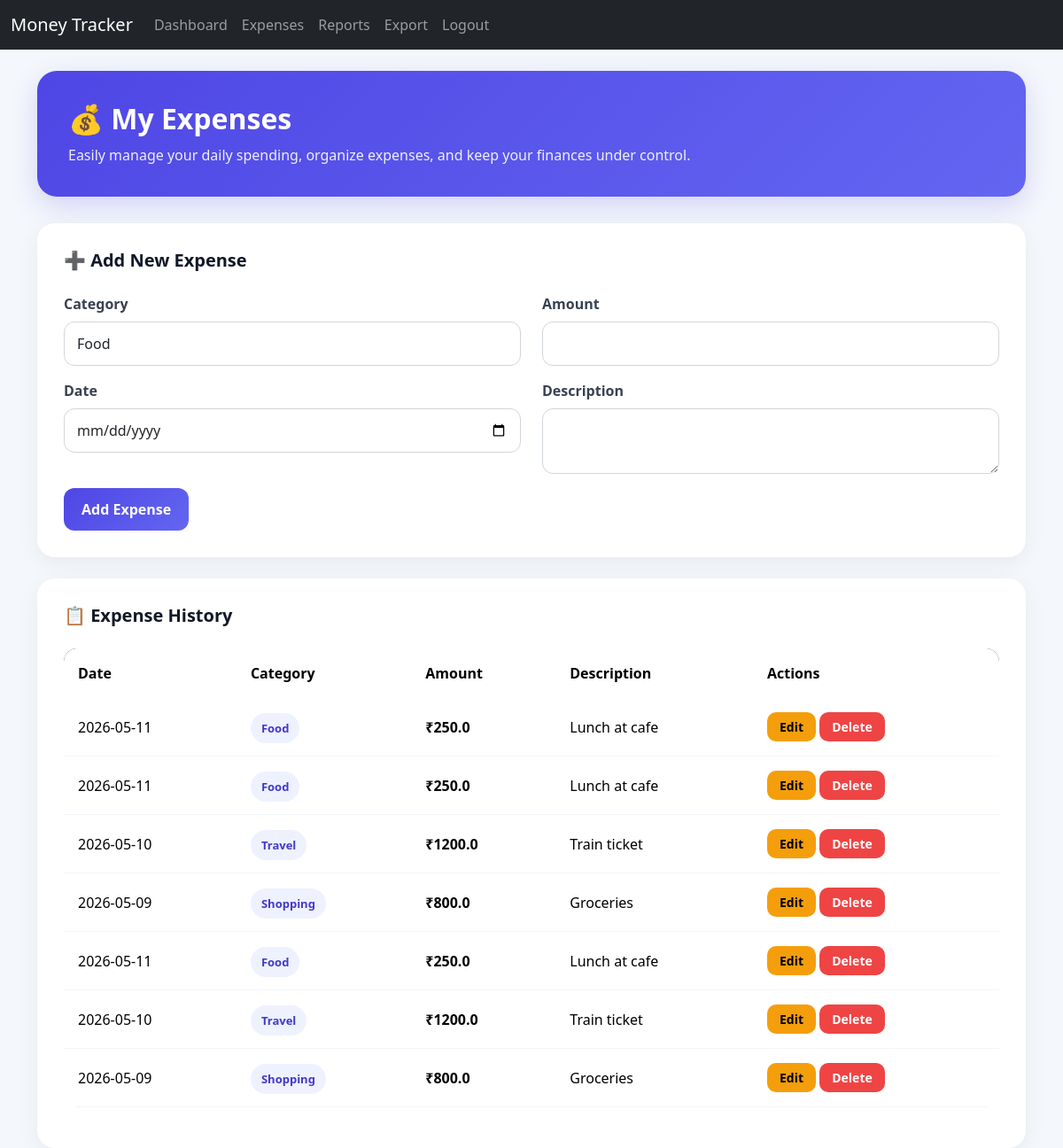
Page /expenses (signed in) on the committed database.
### models.py (models this page shows)
class Expense(db.Model):
    id = db.Column(db.Integer, primary_key=True)
    user_id = db.Column(db.Integer, db.ForeignKey('user.id'), nullable=False)
    category = db.Column(db.String(100), nullable=False)
    amount = db.Column(db.Float, nullable=False)
    date = db.Column(db.Date, nullable=False)
    description = db.Column(db.String(200))

### app.py (the view, shortened to what this page needs)
@app.route("/expenses", methods=["GET", "POST"])
@login_required
def expenses():
    form = ExpenseForm()
    all_expenses = Expense.query.filter_by(user_id=current_user.id).all()
    return render_template("expenses.html", form=form, expenses=all_expenses)

### forms.py
class ExpenseForm(FlaskForm):
    category = SelectField("Category", choices=["Food", "Transport", "Shopping", "Bills", "Other"])
    amount = FloatField("Amount", validators=[InputRequired()])
    date = DateField("Date", validators=[InputRequired()])
    description = TextAreaField("Description")
    submit = SubmitField("Add Expense")

### app.py (called while the page is built)
@login_manager.user_loader
def load_user(user_id):
    return User.query.get(int(user_id))

### templates/expenses.html (shortened to what this page needs)
{% extends "base.html" %}
{% block content %}
<div class="page-header">
    <h2>💰 My Expenses</h2>
    <p>
        Easily manage your daily spending, organize expenses,
        and keep your finances under control.
    </p>
</div>
<div class="card custom-card mb-4">
    <div class="card-body">
        <h5 class="card-title">➕ Add New Expense</h5>
        <form method="POST">
            <div class="row">
                <div class="col-md-6 mb-3">
                    {{ form.category.label(class="form-label") }}
                    {{ form.category(class="form-control") }}
                </div>
                <div class="col-md-6 mb-3">
                    {{ form.amount.label(class="form-label") }}
                    {{ form.amount(class="form-control") }}
                </div>
            </div>
            <div class="row">
                <div class="col-md-6 mb-3">
                    {{ form.date.label(class="form-label") }}
                    {{ form.date(class="form-control") }}
                </div>
                <div class="col-md-6 mb-3">
                    {{ form.description.label(class="form-label") }}
                    {{ form.description(class="form-control") }}
                </div>
            </div>
            <button type="submit" class="btn btn-primary custom-btn">
                Add Expense
            </button>
        </form>
    </div>
</div>
<div class="card custom-card">
    <div class="card-body">
        <h5 class="card-title">📋 Expense History</h5>
        <div class="table-responsive">
            <table class="table expense-table align-middle">
                <thead>
                    <tr>
                        <th>Date</th>
                        <th>Category</th>
                        <th>Amount</th>
                        <th>Description</th>
                        <th>Actions</th>
                    </tr>
                </thead>
                <tbody>
                    {% for expense in expenses %}
                    <tr>
                        <td>{{ expense.date }}</td>
                        <td>
                            <span class="badge-category">
                                {{ expense.category }}
                            </span>
                        </td>
                        <td class="amount-text">
                            ₹{{ expense.amount }}
                        </td>
                        <td>{{ expense.description }}</td>
                        <td>
                            <a href="{{ url_for('edit_expense', id=expense.id) }}"
                               class="btn btn-sm btn-warning">
                                Edit
                            </a>
                            <a href="{{ url_for('delete_expense', id=expense.id) }}"
                               class="btn btn-sm btn-danger">
                                Delete
                            </a>
                        </td>
                    </tr>
                    {% endfor %}
                </tbody>
            </table>
        </div>
    </div>
</div>
{% endblock %}

### templates/expenses.html (style rules this page uses)
body { background: #f4f7fb; font-family: 'Segoe UI', Tahoma, Geneva, Verdana, sans-serif; }
.page-header { background: linear-gradient(135deg, #4f46e5, #6366f1); padding: 35px; border-radius: 22px; color: white; margin-bottom: 30px; box-shadow: 0 10px 30px rgba(79, 70, 229, 0.2); }
.page-header h2 { font-weight: 700; margin-bottom: 10px; }
.page-header p { opacity: 0.9; margin: 0; }
.custom-card { border: none; border-radius: 20px; overflow: hidden; background: white; box-shadow: 0 6px 25px rgba(0,0,0,0.06); }
.custom-card .card-body { padding: 30px; }
.card-title { font-weight: 700; margin-bottom: 25px; color: #111827; }
.form-label { font-weight: 600; color: #374151; }
.form-control { border-radius: 12px; padding: 12px 14px; border: 1px solid #d1d5db; transition: 0.3s ease; }
.custom-btn { background: linear-gradient(135deg, #4f46e5, #6366f1); border: none; border-radius: 12px; padding: 12px 20px; font-weight: 600; transition: 0.3s ease; }
.expense-table { border-radius: 15px; overflow: hidden; }
.expense-table thead { background: #111827; color: white; }
.expense-table th { padding: 16px; font-weight: 600; border: none; }
.expense-table td { padding: 16px; vertical-align: middle; border-color: #f1f5f9; }
.expense-table tbody tr { transition: 0.2s ease; }
.badge-category { background: #eef2ff; color: #4338ca; padding: 8px 12px; border-radius: 20px; font-weight: 600; font-size: 13px; }
.amount-text { font-weight: 700; color: #10b981; }
.btn-warning, .btn-danger { border-radius: 10px; padding: 6px 14px; font-weight: 600; }
.btn-warning { background: #f59e0b; border: none; }
.btn-danger { background: #ef4444; border: none; }

### rows in the picture
Expense: date "2026-05-11", category "Food", amount "250.0", description "Lunch at cafe"
Expense: date "2026-05-11", category "Food", amount "250.0", description "Lunch at cafe"
Expense: date "2026-05-10", category "Travel", amount "1200.0", description "Train ticket"
Expense: date "2026-05-09", category "Shopping", amount "800.0", description "Groceries"
Expense: date "2026-05-11", category "Food", amount "250.0", description "Lunch at cafe"
Expense: date "2026-05-10", category "Travel", amount "1200.0", description "Train ticket"
Expense: date "2026-05-09", category "Shopping", amount "800.0", description "Groceries"
